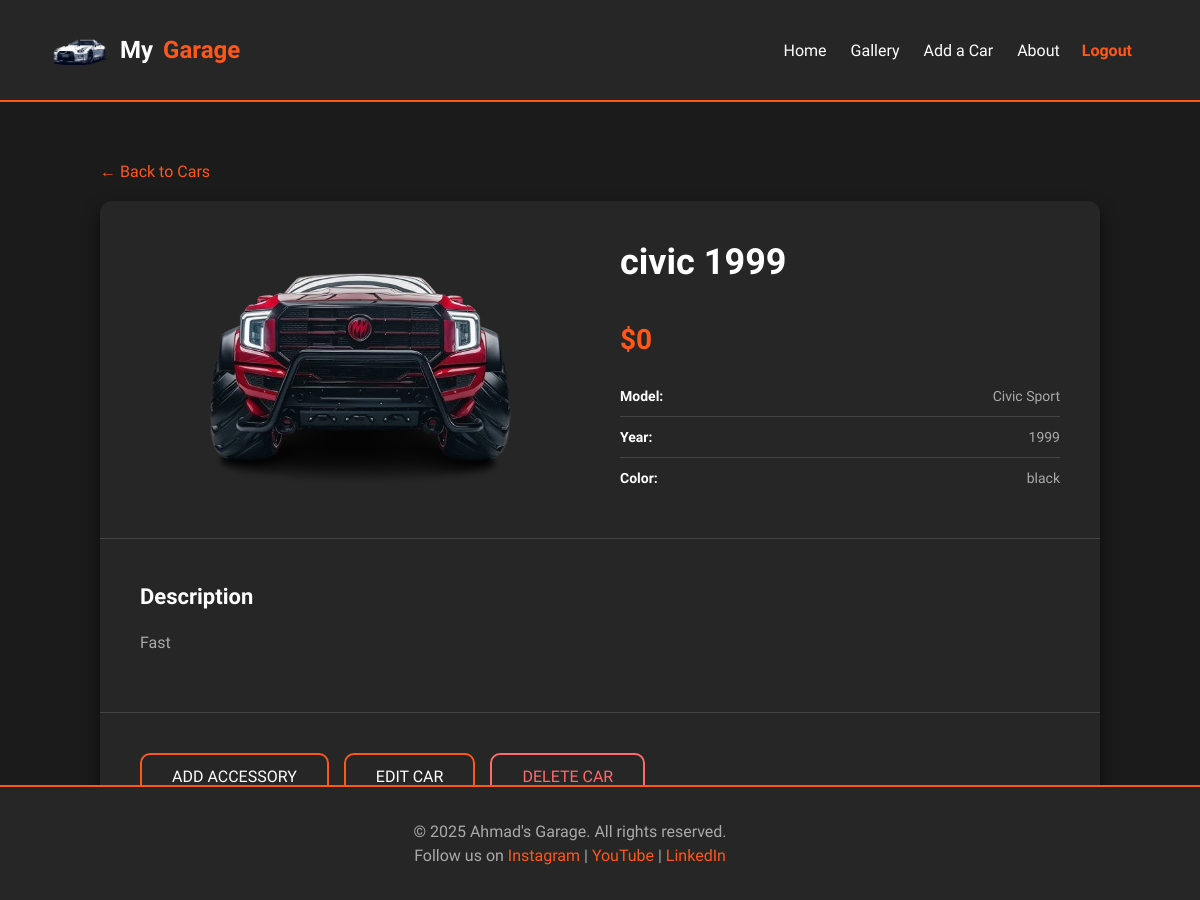
/cars/1/ (signed in), run on the app's committed database.
### main_app/models.py (models this page shows, shortened)
class Car(models.Model):
    name = models.CharField(max_length=100)
    color = models.CharField(max_length=50)
    year = models.IntegerField()
    model = models.CharField(max_length=100)
    description = models.TextField(max_length=500)
    price = models.IntegerField()
    user = models.ForeignKey(User, on_delete=models.CASCADE) # forein key linking to a user account

### main_app/views.py (the view)
# urls.py: path('cars/<int:car_id>/', views.car_detail, name='car-detail'),  # Car detail page
@login_required
def car_detail(request, car_id):
    car = Car.objects.get(id=car_id)  # Fetch the car with the given ID
    return render(request, 'cars/car-detail.html', {'car': car})

### main_app/templates/cars/car-detail.html
{% extends 'base.html' %}
{% load static %}
{% block head%}
    <link rel='stylesheet' type='text/css' href='{% static 'css/cars/car-detail.css' %}'>
{% endblock %}
{% block content %}
<div class="car-detail">
    <a href="{% url 'gallery' %}" class="back-link">← Back to Cars</a>
    <div class="detail-container">
        <div class="detail-header">
            <div class="detail-image">
                <img src="{% static 'img/hq720-removebg-preview.png' %}" alt="{{ car.name }} {{ car.year }}">
            </div>
            <div class="detail-info">
                <h1>{{ car.name }} {{ car.year }}</h1>
                <div class="detail-price">
                    ${{ car.price }}
                </div>
                <div class="car-specs">
                    <div class="spec-item">
                        <strong>Model:</strong>
                        <span>{{ car.model }}</span>
                    </div>
                    <div class="spec-item">
                        <strong>Year:</strong>
                        <span>{{ car.year }}</span>
                    </div>
                    <div class="spec-item">
                        <strong>Color:</strong>
                        <span>{{ car.color }}</span>
                    </div>
                </div>
            </div>
        </div>
        <div class="detail-description">
            <h2>Description</h2>
            <p>{{ car.description }}</p>
        </div>
        <div class="detail-actions">
            <button class="btn-detail btn-secondary">Add Accessory</button>
            <a href="{% url 'car-update' car.id %}" class="btn-detail btn-secondary">Edit Car</a>
            <a href="{% url 'car-delete' car.id %}" class="btn-detail btn-secondary" style="color: #ff6b6b; border-color: #ff6b6b;">Delete Car</a>
        </div>
    </div>
</div>
{% endblock %}

### main_app/static/css/base.css (style rules this page uses)
* { scroll-behavior: smooth; text-decoration:none; font-family: 'Orbitron', sans-serif; }
body { margin: 0; background: #1b1b1b; color: #fff; }
a { color: rgb(255, 87, 26); }
.btn-detail { padding: 12px 30px; font-size: 16px; font-weight: 500; border-radius: 10px; cursor: pointer; transition: 0.3s; text-transform: uppercase; text-decoration: none; display: inline-block; }
.btn-secondary { background: transparent; color: #fff; border: 2px solid rgb(255, 87, 26); }

### main_app/static/css/cars/car-detail.css (style rules this page uses)
.car-detail { max-width: 1000px; margin: 60px auto; padding: 0 20px; }
.detail-container { background: #262626; border-radius: 12px; overflow: hidden; box-shadow: 0 8px 16px rgba(0, 0, 0, 0.6); }
.detail-header { display: grid; grid-template-columns: 1fr 1fr; gap: 40px; padding: 40px; }
.detail-image { width: 100%; border-radius: 8px; overflow: hidden; }
.detail-image img { width: 100%; height: auto; object-fit: cover; display: block; }
.detail-info { display: flex; flex-direction: column; justify-content: center; }
.detail-info h1 { font-size: 36px; margin: 0 0 20px; color: #fff; }
.spec-item { display: flex; justify-content: space-between; padding: 12px 0; border-bottom: 1px solid #444; color: #aaa; font-size: 14px; }
.spec-item strong { color: #fff; }
.spec-item:last-child { border-bottom: none; }
.detail-price { font-size: 28px; color: rgb(255, 87, 26); font-weight: bold; margin: 20px 0; }
.detail-description { padding: 40px; border-top: 1px solid #444; color: #aaa; line-height: 1.6; }
.detail-description h2 { color: #fff; margin-top: 0; margin-bottom: 15px; font-size: 22px; }
.detail-actions { padding: 40px; border-top: 1px solid #444; display: flex; gap: 15px; flex-wrap: wrap; }
.back-link { display: inline-block; margin-bottom: 20px; color: rgb(255, 87, 26); text-decoration: none; font-weight: 500; transition: 0.3s; }

### data on the page
Car: name "civic", year "1999", price "0", model "Civic Sport", color "black", description "Fast"
